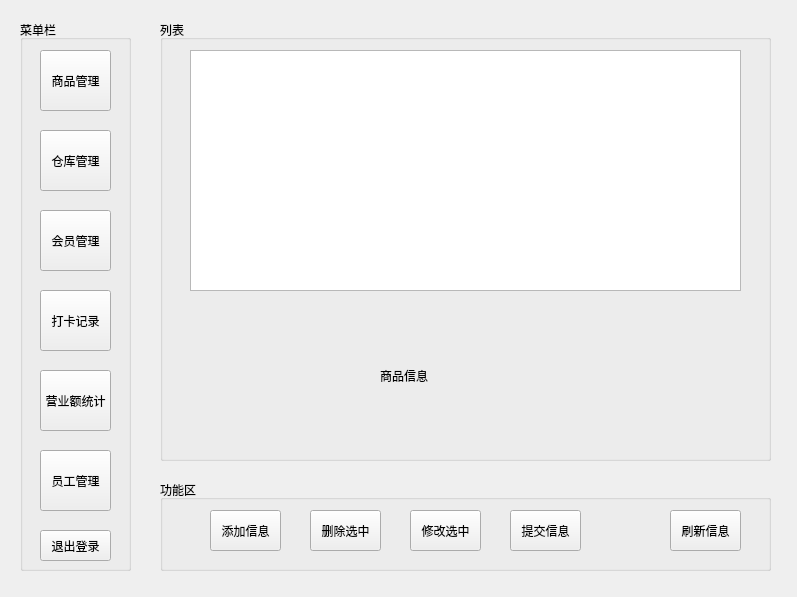
<?xml version="1.0" encoding="UTF-8"?>
<ui version="4.0">
 <class>adminSystem</class>
 <widget class="QMainWindow" name="adminSystem">
  <property name="geometry">
   <rect>
    <x>0</x>
    <y>0</y>
    <width>797</width>
    <height>597</height>
   </rect>
  </property>
  <property name="windowTitle">
   <string>店长</string>
  </property>
  <widget class="QWidget" name="centralwidget">
   <widget class="QGroupBox" name="groupBox">
    <property name="geometry">
     <rect>
      <x>20</x>
      <y>20</y>
      <width>111</width>
      <height>551</height>
     </rect>
    </property>
    <property name="title">
     <string>菜单栏</string>
    </property>
    <widget class="QPushButton" name="pushButton">
     <property name="geometry">
      <rect>
       <x>20</x>
       <y>30</y>
       <width>71</width>
       <height>61</height>
      </rect>
     </property>
     <property name="styleSheet">
      <string notr="true">QPushButton{border-image:url(:/png/button_1.png);}
QPushButton:hover{border-image: url(:/png/button_2.png);}
QPushButton:pressed{border-image: url(:/png/button_3.png);}</string>
     </property>
     <property name="text">
      <string>商品管理</string>
     </property>
    </widget>
    <widget class="QPushButton" name="pushButton_2">
     <property name="geometry">
      <rect>
       <x>20</x>
       <y>110</y>
       <width>71</width>
       <height>61</height>
      </rect>
     </property>
     <property name="styleSheet">
      <string notr="true">QPushButton{border-image:url(:/png/button_1.png);}
QPushButton:hover{border-image: url(:/png/button_2.png);}
QPushButton:pressed{border-image: url(:/png/button_3.png);}</string>
     </property>
     <property name="text">
      <string>仓库管理</string>
     </property>
    </widget>
    <widget class="QPushButton" name="pushButton_3">
     <property name="geometry">
      <rect>
       <x>20</x>
       <y>190</y>
       <width>71</width>
       <height>61</height>
      </rect>
     </property>
     <property name="styleSheet">
      <string notr="true">QPushButton{border-image:url(:/png/button_1.png);}
QPushButton:hover{border-image: url(:/png/button_2.png);}
QPushButton:pressed{border-image: url(:/png/button_3.png);}</string>
     </property>
     <property name="text">
      <string>会员管理</string>
     </property>
    </widget>
    <widget class="QPushButton" name="pushButton_5">
     <property name="geometry">
      <rect>
       <x>20</x>
       <y>350</y>
       <width>71</width>
       <height>61</height>
      </rect>
     </property>
     <property name="styleSheet">
      <string notr="true">QPushButton{border-image:url(:/png/button_1.png);}
QPushButton:hover{border-image: url(:/png/button_2.png);}
QPushButton:pressed{border-image: url(:/png/button_3.png);}</string>
     </property>
     <property name="text">
      <string>营业额统计</string>
     </property>
    </widget>
    <widget class="QPushButton" name="pushButton_6">
     <property name="geometry">
      <rect>
       <x>20</x>
       <y>430</y>
       <width>71</width>
       <height>61</height>
      </rect>
     </property>
     <property name="styleSheet">
      <string notr="true">QPushButton{border-image:url(:/png/button_1.png);}
QPushButton:hover{border-image: url(:/png/button_2.png);}
QPushButton:pressed{border-image: url(:/png/button_3.png);}</string>
     </property>
     <property name="text">
      <string>员工管理</string>
     </property>
    </widget>
    <widget class="QPushButton" name="pushButton_4">
     <property name="geometry">
      <rect>
       <x>20</x>
       <y>270</y>
       <width>71</width>
       <height>61</height>
      </rect>
     </property>
     <property name="styleSheet">
      <string notr="true">QPushButton{border-image:url(:/png/button_1.png);}
QPushButton:hover{border-image: url(:/png/button_2.png);}
QPushButton:pressed{border-image: url(:/png/button_3.png);}</string>
     </property>
     <property name="text">
      <string>打卡记录</string>
     </property>
    </widget>
    <widget class="QPushButton" name="pushButton_12">
     <property name="geometry">
      <rect>
       <x>20</x>
       <y>510</y>
       <width>71</width>
       <height>31</height>
      </rect>
     </property>
     <property name="styleSheet">
      <string notr="true">QPushButton{border-image:url(:/png/button_1.png);}
QPushButton:hover{border-image: url(:/png/button_2.png);}
QPushButton:pressed{border-image: url(:/png/button_3.png);}</string>
     </property>
     <property name="text">
      <string>退出登录</string>
     </property>
    </widget>
   </widget>
   <widget class="QGroupBox" name="groupBox_2">
    <property name="geometry">
     <rect>
      <x>160</x>
      <y>20</y>
      <width>611</width>
      <height>441</height>
     </rect>
    </property>
    <property name="title">
     <string>列表</string>
    </property>
    <widget class="QTableView" name="tableView">
     <property name="geometry">
      <rect>
       <x>30</x>
       <y>30</y>
       <width>551</width>
       <height>241</height>
      </rect>
     </property>
    </widget>
    <widget class="QLabel" name="label">
     <property name="geometry">
      <rect>
       <x>30</x>
       <y>290</y>
       <width>151</width>
       <height>131</height>
      </rect>
     </property>
     <property name="text">
      <string/>
     </property>
    </widget>
    <widget class="QLabel" name="label_2">
     <property name="geometry">
      <rect>
       <x>220</x>
       <y>290</y>
       <width>361</width>
       <height>131</height>
      </rect>
     </property>
     <property name="text">
      <string>商品信息</string>
     </property>
    </widget>
   </widget>
   <widget class="QGroupBox" name="groupBox_3">
    <property name="geometry">
     <rect>
      <x>160</x>
      <y>480</y>
      <width>611</width>
      <height>91</height>
     </rect>
    </property>
    <property name="title">
     <string>功能区</string>
    </property>
    <widget class="QPushButton" name="pushButton_7">
     <property name="geometry">
      <rect>
       <x>50</x>
       <y>30</y>
       <width>71</width>
       <height>41</height>
      </rect>
     </property>
     <property name="styleSheet">
      <string notr="true">QPushButton{border-image:url(:/png/button_1.png);}
QPushButton:hover{border-image: url(:/png/button_2.png);}
QPushButton:pressed{border-image: url(:/png/button_3.png);}</string>
     </property>
     <property name="text">
      <string>添加信息</string>
     </property>
    </widget>
    <widget class="QPushButton" name="pushButton_8">
     <property name="geometry">
      <rect>
       <x>150</x>
       <y>30</y>
       <width>71</width>
       <height>41</height>
      </rect>
     </property>
     <property name="styleSheet">
      <string notr="true">QPushButton{border-image:url(:/png/button_1.png);}
QPushButton:hover{border-image: url(:/png/button_2.png);}
QPushButton:pressed{border-image: url(:/png/button_3.png);}</string>
     </property>
     <property name="text">
      <string>删除选中</string>
     </property>
    </widget>
    <widget class="QPushButton" name="pushButton_9">
     <property name="geometry">
      <rect>
       <x>250</x>
       <y>30</y>
       <width>71</width>
       <height>41</height>
      </rect>
     </property>
     <property name="styleSheet">
      <string notr="true">QPushButton{border-image:url(:/png/button_1.png);}
QPushButton:hover{border-image: url(:/png/button_2.png);}
QPushButton:pressed{border-image: url(:/png/button_3.png);}</string>
     </property>
     <property name="text">
      <string>修改选中</string>
     </property>
    </widget>
    <widget class="QPushButton" name="pushButton_10">
     <property name="geometry">
      <rect>
       <x>350</x>
       <y>30</y>
       <width>71</width>
       <height>41</height>
      </rect>
     </property>
     <property name="styleSheet">
      <string notr="true">QPushButton{border-image:url(:/png/button_1.png);}
QPushButton:hover{border-image: url(:/png/button_2.png);}
QPushButton:pressed{border-image: url(:/png/button_3.png);}</string>
     </property>
     <property name="text">
      <string>提交信息</string>
     </property>
    </widget>
    <widget class="QPushButton" name="pushButton_11">
     <property name="geometry">
      <rect>
       <x>510</x>
       <y>30</y>
       <width>71</width>
       <height>41</height>
      </rect>
     </property>
     <property name="styleSheet">
      <string notr="true">QPushButton{border-image:url(:/png/button_1.png);}
QPushButton:hover{border-image: url(:/png/button_2.png);}
QPushButton:pressed{border-image: url(:/png/button_3.png);}</string>
     </property>
     <property name="text">
      <string>刷新信息</string>
     </property>
    </widget>
   </widget>
  </widget>
 </widget>
 <resources/>
 <connections/>
</ui>
